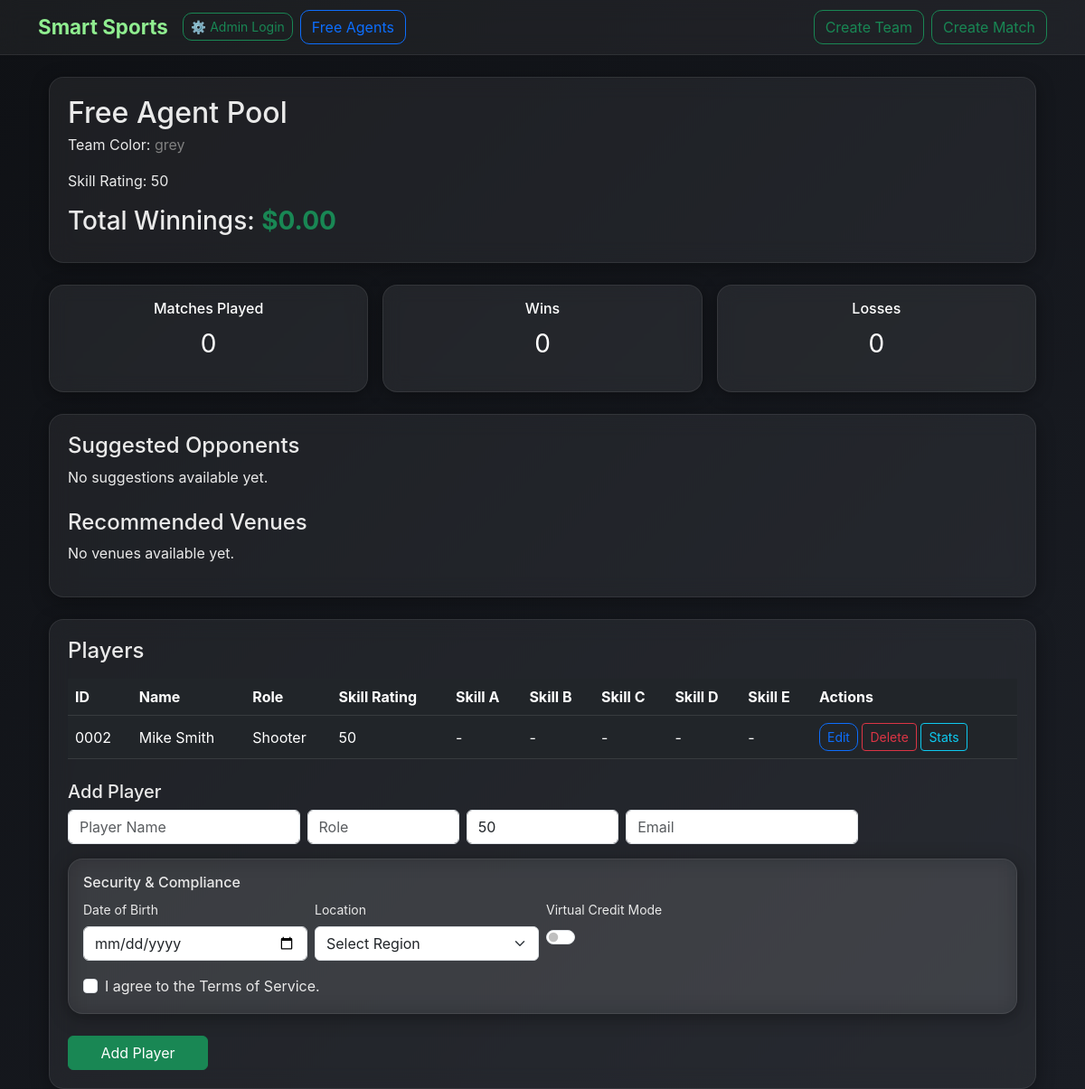
The page /teams/1 on the database its author committed.
### app/models.py (models this page shows, shortened)
class Team(db.Model):
    id = db.Column(db.Integer, primary_key=True)
    name = db.Column(db.String(120), nullable=False)
    total_winnings = db.Column(db.Float, default=0)
    color = db.Column(db.String(30), nullable=True)
    skill_rating = db.Column(db.Integer, default=50)
    skill = db.Column(db.Integer, default=50)
    created_at = db.Column(db.DateTime, default=datetime.utcnow)
    sport = db.Column(db.String(50), nullable=True, default="soccer")
    captain_id = db.Column(db.Integer, db.ForeignKey('player.id'), nullable=True)
    matches_played = db.Column(db.Integer, default=0)
    matches_won = db.Column(db.Integer, default=0)
    matches_lost = db.Column(db.Integer, default=0)
    stripe_account_id = db.Column(db.String(255))
    stripe_customer_id = db.Column(db.String(255))
    is_free_agent_pool = db.Column(db.Boolean, default=False)
    players = db.relationship("Player", backref="team", lazy=True, foreign_keys="Player.team_id")
    email = db.Column(db.String(120), unique=True, nullable=False)
    password_hash = db.Column(db.String(255), nullable=False)

class Player(db.Model):
    id = db.Column(db.Integer, primary_key=True)
    name = db.Column(db.String(120), nullable=False)
    email = db.Column(db.String(200), nullable=True)
    role = db.Column(db.String(80), nullable=True)
    skill_rating = db.Column(db.Integer, default=50)
    invited = db.Column(db.Boolean, default=False)
    team_id = db.Column(db.Integer, db.ForeignKey('team.id'), nullable=True)
    games_played = db.Column(db.Integer, default=0)
    wins = db.Column(db.Integer, default=0)
    losses = db.Column(db.Integer, default=0)
    is_admin = db.Column(db.Boolean, default=False)
    skills = db.relationship("PlayerSkill", backref="player", lazy=True, cascade="all, delete-orphan")

### app/routes.py (the view, shortened to what this page needs)
@app.route("/teams/<int:team_id>")
def team_detail(team_id):
    team = Team.query.get_or_404(team_id)
    skill_names = skill_fields_for_sport(team.sport)
    players = team.players
    if team.name == "Free Agent Pool":
        return render_template(
            "team_detail.html",
            team=team,
            players=players,
            skill_names=skill_names
        )

### app/routes.py (called while the page is built)
def skill_fields_for_sport(sport):
    mapping = {
        "soccer": ["Shooting", "Passing", "Defending", "Speed", "Stamina"],
        "basketball": ["Shooting", "Dribbling", "Defense", "Passing", "Rebounding"],
        "volleyball": ["Serving", "Spiking", "Blocking", "Setting", "Passing"],
        "hockey": ["Shooting", "Skating", "Defense", "Checking", "Passing"],
        "football": ["Throwing", "Catching", "Tackling", "Speed", "Awareness"],
        "cricket": ["Bowling", "Batting", "Fielding", "Speed", "Fitness"],
        "default": ["Skill A", "Skill B", "Skill C", "Skill D", "Skill E"]
    }
    if not sport:
        return mapping["default"]
    return mapping.get(sport.lower(), mapping["default"])

### app/templates/team_detail.html (shortened to what this page needs)
{% extends "base.html" %}
{% block content %}
<div class="container mt-4">
    <div class="glass-card mb-4">
        <h2 class="mb-1">{{ team.name }}</h2>
        {% if team.color %}
        <p>Team Color: <span style="color: {{ team.color }}">{{ team.color }}</span></p>
        {% endif %}
        <p>Skill Rating: {{ team.skill_rating }}</p>
        <h3 class="mt-3">
            Total Winnings:
            <span class="text-success fw-bold">$<span id="total-winnings">{{ "%.2f"|format(team.total_winnings or 0) }}</span></span>
        </h3>
    </div>
    <div class="row g-3 mb-4">
        <div class="col-md-4">
            <div class="card p-3 text-center bg-success text-white">
                <h6>Matches Played</h6>
                <p class="fs-3">{{ team.matches_played or 0 }}</p>
            </div>
        </div>
        <div class="col-md-4">
            <div class="card p-3 text-center bg-success text-white">
                <h6>Wins</h6>
                <p class="fs-3">{{ team.matches_won or 0 }}</p>
            </div>
        </div>
        <div class="col-md-4">
            <div class="card p-3 text-center bg-danger text-white">
                <h6>Losses</h6>
                <p class="fs-3">{{ team.matches_lost or 0 }}</p>
            </div>
        </div>
    </div>
    <div class="glass-card mb-4">
        <h4>Suggested Opponents</h4>
        {% if opponents %}
        <ul>
            {% for opp in opponents %}
            <li>{{ opp.name }} — Skill: {{ opp.skill_rating }}</li>
            {% endfor %}
        </ul>
        {% else %}
        <p>No suggestions available yet.</p>
        {% endif %}
        <h4 class="mt-4">Recommended Venues</h4>
        {% if suggested_venues %}
        <ul>
            {% for v in suggested_venues %}
            <li>{{ v.name }} ({{ v.city or '' }})</li>
            {% endfor %}
        </ul>
        {% else %}
        <p>No venues available yet.</p>
        {% endif %}
    </div>
    <div class="glass-card">
        <h4>Players</h4>
        <table class="table table-dark table-hover align-middle mt-3">
            <thead>
                <tr>
                    <th>ID</th>
                    <th>Name</th>
                    <th>Role</th>
                    <th>Skill Rating</th>
                    {% for skill_name in skill_names %}
                    <th>{{ skill_name }}</th>
                    {% endfor %}
                    <th>Actions</th>
                </tr>
            </thead>
            <tbody>
                {% for p in players %}
                <tr>
                    <td>{{ "%04d"|format(p.id) }}</td>
                    <td>{{ p.name }}</td>
                    <td>{{ p.role or "" }}</td>
                    <td>{{ p.skill_rating }}</td>
                    {% set player_skills = {} %}
                    {% for s in p.skills %}
                        {% set _ = player_skills.update({ s.name: s.value }) %}
                    {% endfor %}
                    {% for skill_name in skill_names %}
                        <td>{{ player_skills.get(skill_name, '-') }}</td>
                    {% endfor %}
                    <td>
                        <a href="{{ url_for('edit_player', player_id=p.id) }}" class="btn btn-sm btn-outline-primary">Edit</a>
                        <a href="{{ url_for('delete_player', player_id=p.id) }}" class="btn btn-sm btn-outline-danger" onclick="return confirm('Delete {{ p.name }}?');">Delete</a>
                        <a href="{{ url_for('player_stats', player_id=p.id) }}" class="btn btn-sm btn-outline-info">Stats</a>
                    </td>
                </tr>
                {% endfor %}
            </tbody>
        </table>
        <form method="POST" action="{{ url_for('team_add_player', team_id=team.id) }}" class="mt-4" id="addPlayerForm">
            <h5>Add Player</h5>
            <div class="row g-2 mb-3">
                <div class="col-md-3"><input type="text" class="form-control" name="name" placeholder="Player Name" required></div>
                <div class="col-md-2"><input type="text" class="form-control" name="role" placeholder="Role"></div>
                <div class="col-md-2"><input type="number" class="form-control" name="skill" value="50"></div>
                <div class="col-md-3"><input type="email" class="form-control" name="email" placeholder="Email"></div>
            </div>
            <div class="glass-card mt-3 p-3">
                <h6>Security & Compliance</h6>
                <div class="row g-2">
                    <div class="col-md-3">
                        <label class="form-label small">Date of Birth</label>
                        <input type="date" class="form-control" name="dob" id="dob" required>
                    </div>
                    <div class="col-md-3">
                        <label class="form-label small">Location</label>
                        <select class="form-select" name="location" required>
                            <option value="">Select Region</option>
                        </select>
                    </div>
                    <div class="col-md-3">
                        <label class="form-label small">Virtual Credit Mode</label>
                        <div class="form-check form-switch">
                            <input class="form-check-input" type="checkbox" name="virtual_credit" id="virtual_credit">
                        </div>
                    </div>
                </div>
                <div class="form-check mt-3">
                    <input class="form-check-input" type="checkbox" id="tos" name="tos" required>
                    <label class="form-check-label" for="tos">
                        I agree to the Terms of Service.
                    </label>
                </div>
            </div>
            <div class="row mt-4">
                <div class="col-md-2">
                    <button type="submit" class="btn btn-success w-100">Add Player</button>
                </div>
            </div>
        </form>
    </div>
</div>
{% endblock %}

### app/templates/base.html (style rules this page uses)
body { background: linear-gradient(135deg, #0f1115, #1a1d24); color: #eaeaea; min-height: 100vh; font-family: 'Inter', sans-serif; }
.glass-card { background: rgba(255, 255, 255, 0.06); border-radius: 16px; padding: 20px; border: 1px solid rgba(255, 255, 255, 0.08); backdrop-filter: blur(12px); box-shadow: 0 4px 20px rgba(0,0,0,0.35); }
.btn-outline-success, .btn-outline-secondary, .btn-outline-primary { border-radius: 10px; transition: 0.2s; }
.card { border-radius: 16px !important; background: rgba(255, 255, 255, 0.07) !important; border: 1px solid rgba(255, 255, 255, 0.08) !important; backdrop-filter: blur(10px) !important; box-shadow: 0 3px 18px rgba(0,0,0,0.4) !important; }
table { color: #eaeaea !important; }

### rows shown on the page
Team: name "Free Agent Pool", color "grey", skill_rating "50", total_winnings "0.00", matches_played "0", matches_won "0", matches_lost "0"
Player: id "0002", name "Mike Smith", role "Shooter", skill_rating "50", get "-" "-" "-" "-" "-"

### other values the page prints
{{ skill_name }} "Skill A" "Skill B" "Skill C" "Skill D" "Skill E"
